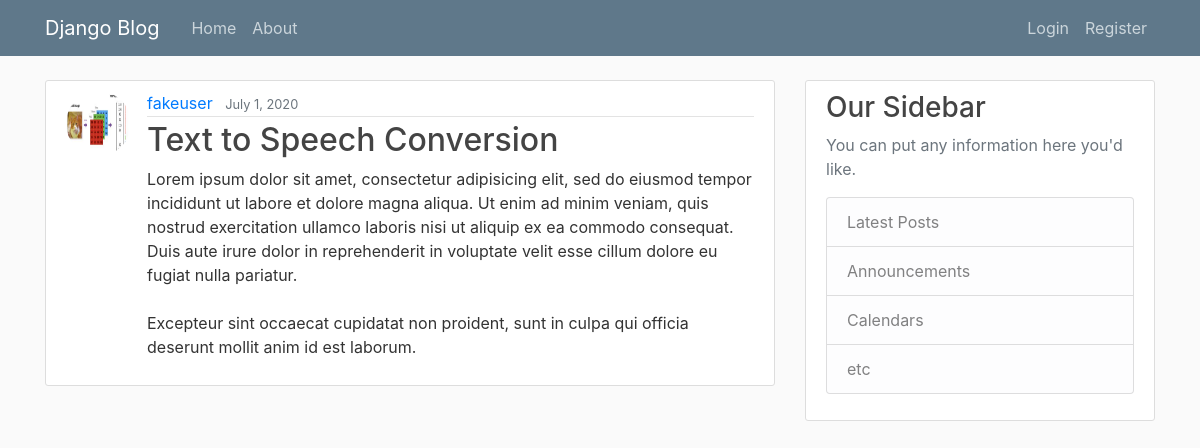
Screenshot of /post/3/ with the database file from the repository.
### blog/models.py (models this page shows, shortened)
class Post(models.Model):
    title = models.CharField(max_length=100)
    content = models.TextField()
    date_posted = models.DateTimeField(default = timezone.now)
    author = models.ForeignKey(User, on_delete = models.CASCADE)

### users/models.py (models this page shows, shortened)
class Profile(models.Model):
    user = models.OneToOneField(User, on_delete = models.CASCADE)
    image = models.ImageField(default = 'default.jpg',upload_to = 'profile_pics')

### blog/views.py (the view)
# urls.py: path('post/<int:pk>/',PostDetailView.as_view(),name = 'post-detail'),
class PostDetailView(DetailView):
    model = Post

### blog/templates/blog/post_detail.html (shortened to what this page needs)
{% extends "blog/base.html" %}
{% block content %}
  <article class="media content-section">
    <img src="{{ object.author.profile.image.url }}" class="rounded-circle article-img">
    <div class="media-body">
      <div class="article-metadata">
        <a class="mr-2" href="{% url 'user-posts' object.author.username %}">{{ object.author }}</a>
        <small class="text-muted">{{ object.date_posted|date:"F j, Y" }}</small>
      </div>
      <h2 class="article-title">{{ object.title }}</h2>
      <p class="article-content">{{ object.content }}</p>
    </div>
  </article>
{% endblock content %}

### blog/static/blog/main.css (style rules this page uses)
body { background: #fafafa; color: #333333; margin-top: 5rem; }
h1, h2, h3, h4, h5, h6 { color: #444444; }
.content-section { background: #ffffff; padding: 10px 20px; border: 1px solid #dddddd; border-radius: 3px; margin-bottom: 20px; }
.article-title { color: #444444; }
.article-content { white-space: pre-line; }
.article-img { height: 65px; width: 65px; margin-right: 16px; }
.article-metadata { padding-bottom: 1px; margin-bottom: 4px; border-bottom: 1px solid #e3e3e3 }

### rows the page displays
Post: author.profile.image (placeholder picture), author "fakeuser", date_posted "July 1, 2020", title "Text to Speech Conversion", content "Lorem ipsum dolor sit amet, consectetur adipisicing elit, sed do eiusmod tempor incididunt ut labore et dolore magna aliqua. Ut enim ad minim veniam, quis nostrud exercitation ullamco laboris nisi ut aliquip ex ea commodo consequat. Duis aute irure dolor in reprehenderit in voluptate velit esse cillum dolore eu fugiat nulla pariatur. Excepteur sint occaecat cupidatat non proident, sunt in culpa qui officia deserunt mollit anim id est laborum."
